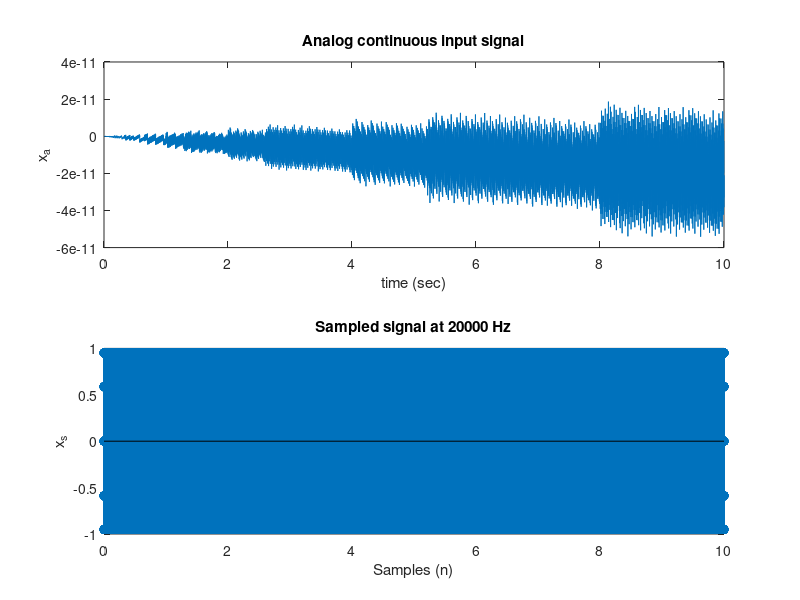

Write the MATLAB code that produced this figure.
dt = 0.001;
t = 0:dt:10;
x_a = sin(2*pi*4000*t);
% maximum frequency of both the signal is 2
F_max = 4000; 
subplot(2,1,1)
plot(t,x_a); 
xlabel('time (sec)','LineWidth',2);
ylabel('x_a','LineWidth',2);
title('Analog continuous input signal','LineWidth',5);

%Sampling frequency at 20000 Hz
f_sample =20000; 
t_s = 1/f_sample;
n_1 = 0:t_s:10;
x_sample = sin(2*pi*F_max*n_1);
subplot(2,1,2)
stem(n_1,x_sample);
xlabel('Samples (n)','LineWidth',2);
ylabel('x_s','LineWidth',2);
title('Sampled signal at 20000 Hz','LineWidth',5);

